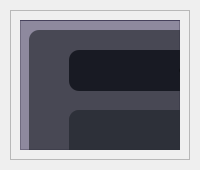
                     <widget class="QWidget" name="widgets">
                      <property name="styleSheet">
                       <string notr="true">b</string>
                      </property>
                      <layout class="QVBoxLayout" name="verticalLayout">
                       <property name="spacing">
                        <number>10</number>
                       </property>
                       <property name="leftMargin">
                        <number>10</number>
                       </property>
                       <property name="topMargin">
                        <number>10</number>
                       </property>
                       <property name="rightMargin">
                        <number>10</number>
                       </property>
                       <property name="bottomMargin">
                        <number>10</number>
                       </property>
                       <item>
                        <widget class="QFrame" name="row_2">
                         <property name="minimumSize">
                          <size>
                           <width>0</width>
                           <height>150</height>
                          </size>
                         </property>
                         <property name="frameShape">
                          <enum>QFrame::Shape::StyledPanel</enum>
                         </property>
                         <property name="frameShadow">
                          <enum>QFrame::Shadow::Raised</enum>
                         </property>
                         <layout class="QVBoxLayout" name="verticalLayout_19">
                          <item>
                           <widget class="QFrame" name="frame_44">
                            <property name="frameShape">
                             <enum>QFrame::Shape::StyledPanel</enum>
                            </property>
                            <property name="frameShadow">
                             <enum>QFrame::Shadow::Raised</enum>
                            </property>
                            <widget class="QFrame" name="frame_45">
                             <property name="geometry">
                              <rect>
                               <x>-1</x>
                               <y>0</y>
                               <width>1661</width>
                               <height>861</height>
                              </rect>
                             </property>
                             <property name="styleSheet">
                              <string notr="true">background-color: rgba(31, 21, 65, 120);</string>
                             </property>
                             <property name="frameShape">
                              <enum>QFrame::Shape::StyledPanel</enum>
                             </property>
                             <property name="frameShadow">
                              <enum>QFrame::Shadow::Raised</enum>
                             </property>
                             <widget class="QFrame" name="frame_46">
                              <property name="geometry">
                               <rect>
                                <x>10</x>
                                <y>10</y>
                                <width>601</width>
                                <height>841</height>
                               </rect>
                              </property>
                              <property name="styleSheet">
                               <string notr="true">border-radius: 10px;
background-color: rgba(43, 45, 54, 180);</string>
                              </property>
                              <property name="frameShape">
                               <enum>QFrame::Shape::StyledPanel</enum>
                              </property>
                              <property name="frameShadow">
                               <enum>QFrame::Shadow::Raised</enum>
                              </property>
                              <widget class="QFrame" name="frame_48">
                               <property name="geometry">
                                <rect>
                                 <x>40</x>
                                 <y>20</y>
                                 <width>511</width>
                                 <height>41</height>
                                </rect>
                               </property>
                               <property name="styleSheet">
                                <string notr="true">background-color: rgba(23, 25, 34, 250);</string>
                               </property>
                               <property name="frameShape">
                                <enum>QFrame::Shape::StyledPanel</enum>
                               </property>
                               <property name="frameShadow">
                                <enum>QFrame::Shadow::Raised</enum>
                               </property>
                               <widget class="QLabel" name="label_14">
                                <property name="geometry">
                                 <rect>
                                  <x>110</x>
                                  <y>0</y>
                                  <width>301</width>
                                  <height>41</height>
                                 </rect>
                                </property>
                                <property name="styleSheet">
                                 <string notr="true">font: 9pt &quot;Peak 5pt&quot;;
font: 700 16pt &quot;Script MT Bold&quot;;
background-color: rgba(31, 21, 65, 0);
border-radius: 10px</string>
                                </property>
                                <property name="text">
                                 <string>Статистика Использования</string>
                                </property>
                               </widget>
                              </widget>
                              <widget class="QFrame" name="frame_49">
                               <property name="geometry">
                                <rect>
                                 <x>40</x>
                                 <y>80</y>
                                 <width>511</width>
                                 <height>711</height>
                                </rect>
                               </property>
                               <property name="frameShape">
                                <enum>QFrame::Shape::StyledPanel</enum>
                               </property>
                               <property name="frameShadow">
                                <enum>QFrame::Shadow::Raised</enum>
                               </property>
                               <widget class="QWidget" name="horizontalLayoutWidget_11">
                                <property name="geometry">
                                 <rect>
                                  <x>0</x>
                                  <y>0</y>
                                  <width>511</width>
                                  <height>361</height>
                                 </rect>
                                </property>
                                <layout class="QHBoxLayout" name="use_stat_layout"/>
                               </widget>
                              </widget>
                             </widget>
                             <widget class="QFrame" name="frame_47">
                              <property name="geometry">
                               <rect>
                                <x>620</x>
                                <y>10</y>
                                <width>1031</width>
                                <height>841</height>
                               </rect>
                              </property>
                              <property name="styleSheet">
                               <string notr="true">border-radius: 10px;
background-color: rgba(43, 45, 54, 180);</string>
                              </property>
                              <property name="frameShape">
                               <enum>QFrame::Shape::StyledPanel</enum>
                              </property>
                              <property name="frameShadow">
                               <enum>QFrame::Shadow::Raised</enum>
                              </property>
                              <widget class="QWidget" name="horizontalLayoutWidget_10">
                               <property name="geometry">
                                <rect>
                                 <x>0</x>
                                 <y>0</y>
                                 <width>1031</width>
                                 <height>841</height>
                                </rect>
                               </property>
                               <layout class="QHBoxLayout" name="pie_graph_layout"/>
                              </widget>
                             </widget>
                            </widget>
                           </widget>
                          </item>
                         </layout>
                        </widget>
                       </item>
                      </layout>
                     </widget>
